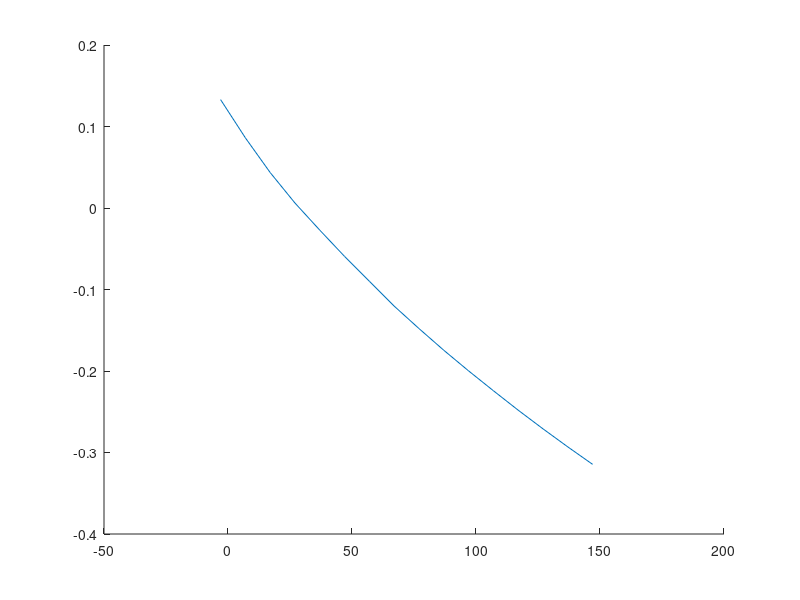

Write MATLAB code to recreate this figure. (Note: this script raises an error after producing the figure.)
% ______________________________________________________________
%|                   Marisabel Gonzalez                         |
%|                       02/10/2017                             |
%|______________________________________________________________|
% 

% THIS SCRIPT PLOTS THE SPIN STATE OF IRON IN FERROPERICLASE AS A FUNCTION 
% OF P AND T

% ______________________________________________________________
%|                         NOMENCLATURE                          
%|______________________________________________________________

% kb =  8.6173303e−5 eV⋅K−1
% a function of P and T
% P = Pressure
% T = Temperature
% n = fraction of low-spin iron
% h = matrix used to store enthalpy difference 
% ______________________________________________________________



%STEP 1
% opening file
fid = fopen('h.dat', 'r');

% reading the file
format = '%f %f';
m = fscanf(fid,format, [2 inf]);

% closing file
fclose(fid);

% calculating the transpose (only in fscanf)
m = m';



%STEP 2

hold on

plot(m(:,1),m(:,2));

x = 0:1:140;
a = polyfit(m(:,1),m(:,2),3);
yfit = polyval(a,x);


% STEP 3 and 4
P = 0:1:140;
T = 300:100:4000;
p = size(P);
t = size(T);

% STEP 5
m = 3;
S = 2;
Xfe = 0.1875;
Kb = 0.00008617332;




for i=1:1:t(2)
  for j=1:1:p(2)
    % use expression taken from Tsuchiya et al. XXXXXXX
    n(i,j)= 1/(1+m*(2*S+1)*exp((polyval(a,P))/(Kb*Xfe*T)));
  end
end





 % STEP 6
%  % ADDING TITLE AND AXIS LABELS
pcolor(P,T,n); 
shading interp; % do not interpolate pixels
colorbar % add colorbar
colorbar('YTicklabel',{'0.1','0.2','0.3','0.4','0.5','0.6','0.7','0.8','0.9','1.0'})
xlabel('Pressure (GPa)');
ylabel('Temperature (K)');
title('Plot of the fraction of low-spin iron in FeMgO in the lower mantle')




% ______________________________________________________________
%|                              END                    
%|______________________________________________________________



